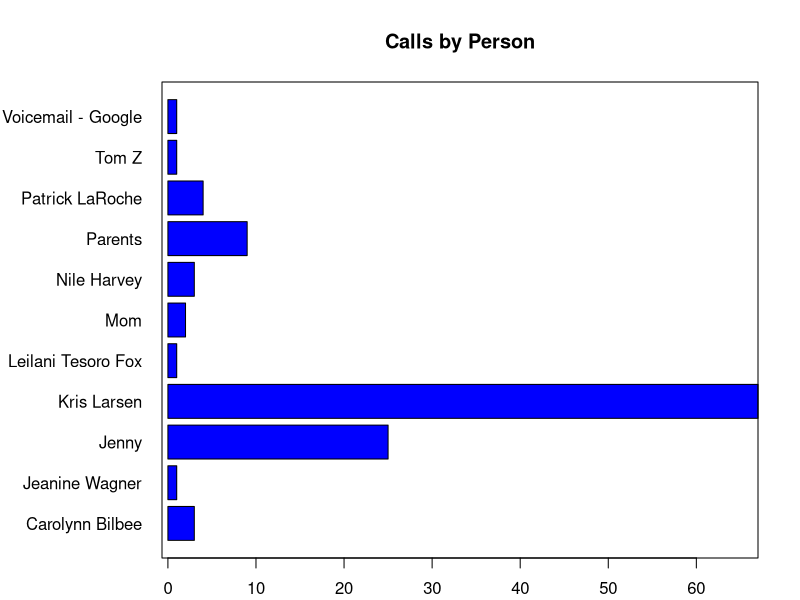
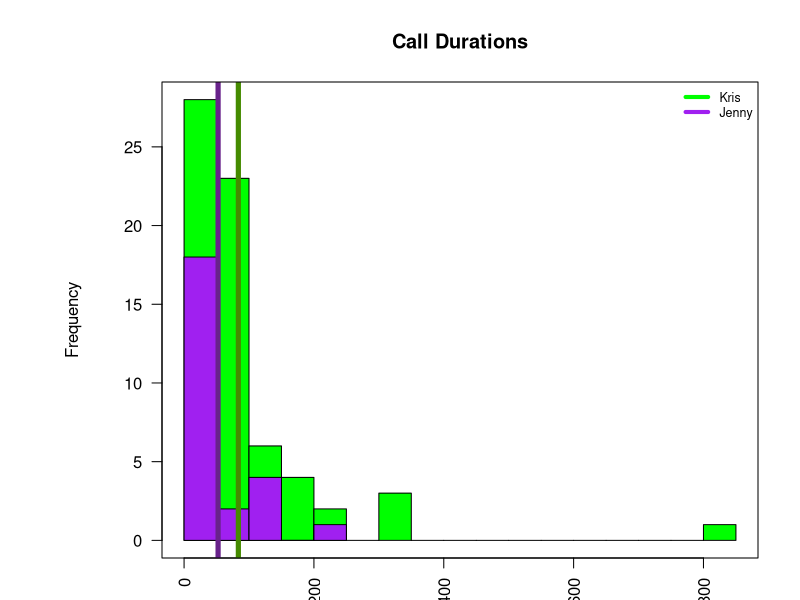
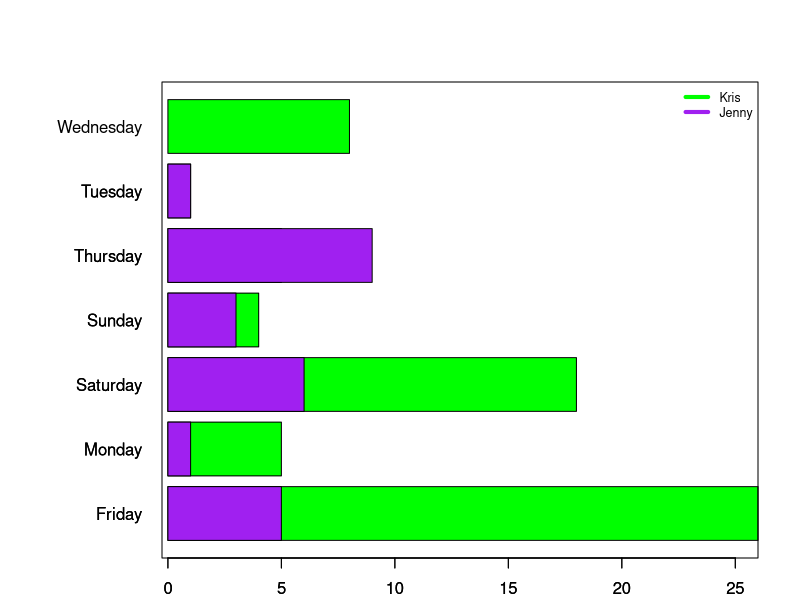

Generate these figures, in order, with R:
## ---- chunk 1
knitr::opts_chunk$set(echo = TRUE)
## ---- chunk 2

setwd("C:/Users/Jeffrey.Waring/R projects/Call logging")
df <- read.csv("Calls.csv",header=TRUE)

kris <- df[df$Caller=="Kris Larsen",]

#Now create a date column
kris$Date<-as.Date(paste(as.character(kris$Month),as.character(kris$Day),' ',as.character(kris$Year)),format="%B %d,%Y")
#and a weekday column
kris$Weekday<-c("Sunday", "Monday", "Tuesday", "Wednesday", "Thursday", 
  "Friday", "Saturday")[as.POSIXlt(kris$Date)$wday + 1]

jenny <- df[df$Caller=="Jenny",]
#Now create a date column
jenny$Date<-as.Date(paste(as.character(jenny$Month),as.character(jenny$Day),' ',as.character(jenny$Year)),format="%B %d,%Y")
#and a weekday column
jenny$Weekday<-c("Sunday", "Monday", "Tuesday", "Wednesday", "Thursday", 
                "Friday", "Saturday")[as.POSIXlt(jenny$Date)$wday + 1]

## ---- chunk 3
tot<-nrow(df)
## ---- chunk 4
range(kris$Date)
## ---- chunk 5
unknown<-nrow(df[df$Caller=="",])
## ---- chunk 6
options(scipen=1, digits=1)
## ---- chunk 7
df2<-df[!df$Caller=="",]
## ---- chunk 8
par(mar = c(2, 8, 4, 2) + 0.1, mgp = c(4, 1, 0), las = 2)
barplot(table(df2$Caller),horiz=TRUE,col="blue",main="Calls by Person",xlab="# of calls",las=1)

box()
## ---- chunk 9

hist(kris$length,col="green",breaks = 20,main="Call Durations",xlab="[sec]")
hist(jenny$length,col="purple",add=TRUE,breaks=5)
abline(v=mean(kris$length),col="chartreuse4",lwd=5)
abline(v=mean(jenny$length),col="darkorchid4",lwd=5)
legend('topright', c("Kris","Jenny"),lty=1, lwd=4,bty='n', cex=.75,col=c("green","purple"))
box()
## ---- chunk 10
par(mar = c(2, 8, 4, 2) + 0.1, mgp = c(4, 1, 0), las = 2)
barplot(table(kris$Weekday),las=1,hori=TRUE,col="green")
barplot(table(jenny$Weekday),las=1,hori=TRUE,col="purple",add=TRUE,xlab="# of calls")
legend('topright', c("Kris","Jenny"),lty=1, lwd=4,bty='n', cex=.75,col=c("green","purple"))
box()
